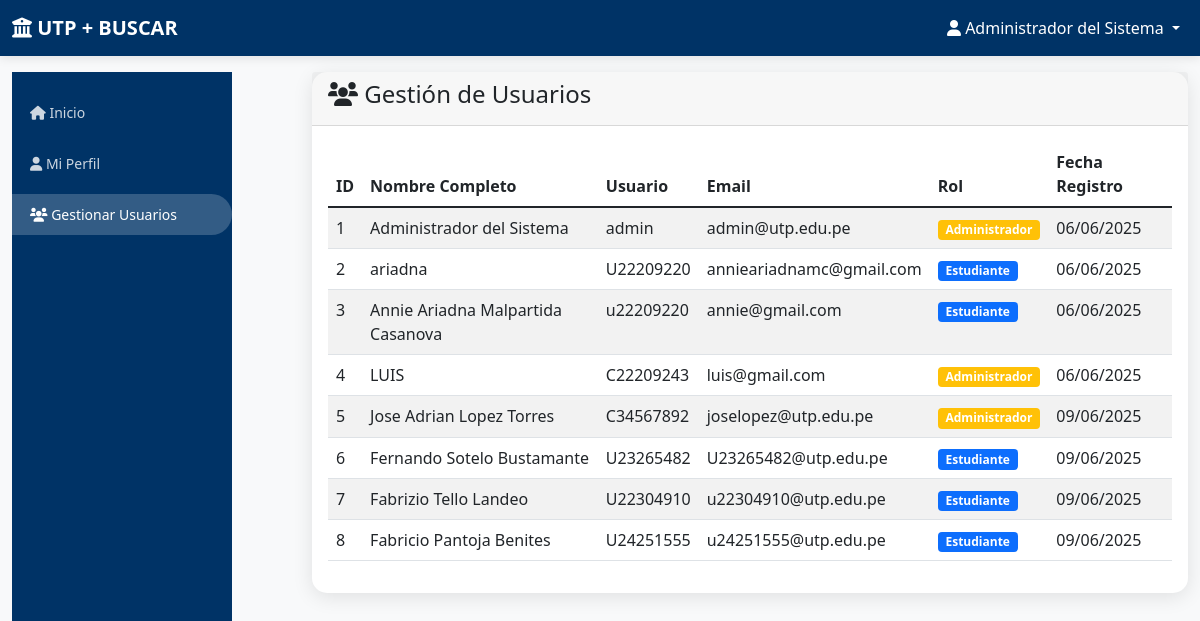
Before: /admin/users (signed in) with the older database file.
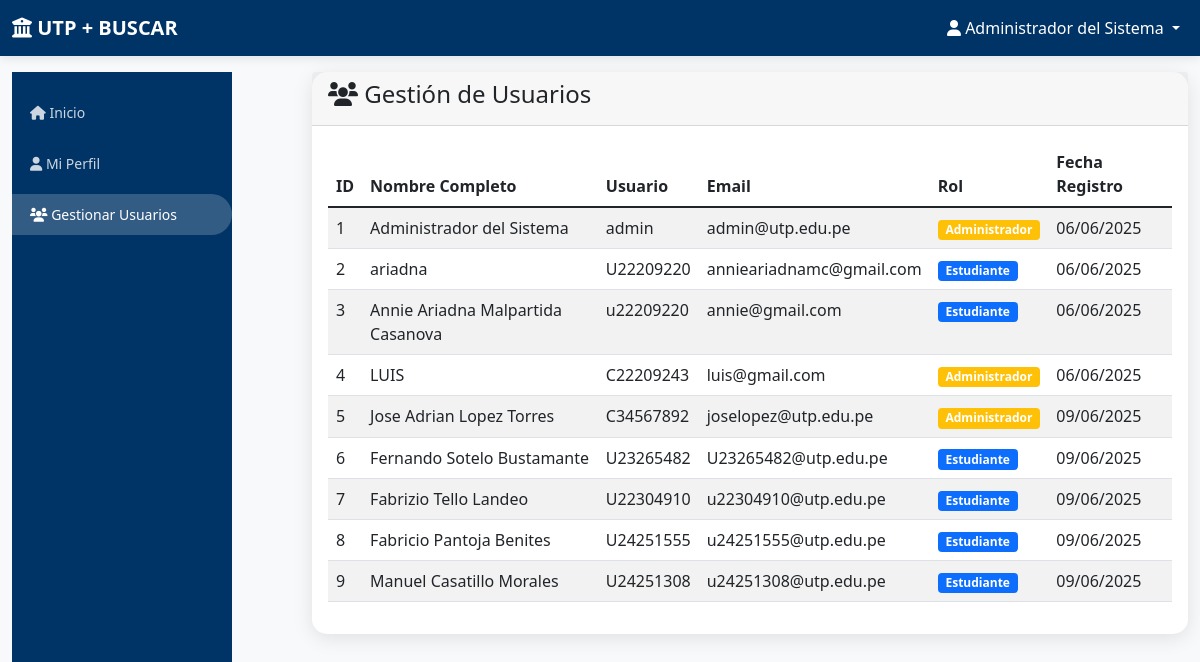
After: the same page with the newer database file.
### app.py (models this page shows)
class User(db.Model):
    id = db.Column(db.Integer, primary_key=True)
    username = db.Column(db.String(80), unique=True, nullable=False)
    email = db.Column(db.String(120), unique=True, nullable=False)
    password_hash = db.Column(db.String(120), nullable=False)
    full_name = db.Column(db.String(100), nullable=False)
    role = db.Column(db.String(20), default='student')  # 'admin' or 'student'
    created_at = db.Column(db.DateTime, default=datetime.utcnow)

### app.py (the view)
@app.route('/admin/users')
def admin_users():
    if 'user_id' not in session or session['role'] != 'admin':
        flash('No tienes permisos para acceder a esta página', 'error')
        return redirect(url_for('dashboard'))
    users = User.query.all()
    return render_template('admin_users.html', users=users)

### templates/admin_users.html (shortened to what this page needs)
{% extends "base.html" %}
{% block content %}
<div class="row">
    <div class="col-md-3">
        <div class="sidebar">
            <div class="nav flex-column">
                <a class="nav-link" href="{{ url_for('dashboard') }}">
                    <i class="fas fa-home"></i> Inicio
                </a>
                <a class="nav-link" href="{{ url_for('profile') }}">
                    <i class="fas fa-user"></i> Mi Perfil
                </a>
                <a class="nav-link active" href="{{ url_for('admin_users') }}">
                    <i class="fas fa-users"></i> Gestionar Usuarios
                </a>
            </div>
        </div>
    </div>
    <div class="col-md-9">
        <div class="card">
            <div class="card-header">
                <h4><i class="fas fa-users"></i> Gestión de Usuarios</h4>
            </div>
            <div class="card-body">
                <div class="table-responsive">
                    <table class="table table-striped">
                        <thead>
                            <tr>
                                <th>ID</th>
                                <th>Nombre Completo</th>
                                <th>Usuario</th>
                                <th>Email</th>
                                <th>Rol</th>
                                <th>Fecha Registro</th>
                            </tr>
                        </thead>
                        <tbody>
                            {% for user in users %}
                            <tr>
                                <td>{{ user.id }}</td>
                                <td>{{ user.full_name }}</td>
                                <td>{{ user.username }}</td>
                                <td>{{ user.email }}</td>
                                <td>
                                    <span class="badge {{ 'bg-warning' if user.role == 'admin' else 'bg-primary' }}">
                                        {{ 'Administrador' if user.role == 'admin' else 'Estudiante' }}
                                    </span>
                                </td>
                                <td>{{ user.created_at.strftime('%d/%m/%Y') }}</td>
                            </tr>
                            {% endfor %}
                        </tbody>
                    </table>
                </div>
            </div>
        </div>
    </div>
</div>
{% endblock %}

### templates/base.html (shortened to what this page needs)
<!DOCTYPE html>
<html lang="es">
<head>
    <link href="https://cdn.jsdelivr.net/npm/bootstrap@5.1.3/dist/css/bootstrap.min.css" rel="stylesheet">
    <link href="https://cdnjs.cloudflare.com/ajax/libs/font-awesome/6.0.0/css/all.min.css" rel="stylesheet">
</head>
<body>
    <nav class="navbar navbar-expand-lg navbar-dark">
        <div class="container-fluid">
            <a class="navbar-brand" href="{{ url_for('dashboard') }}">
                <i class="fas fa-university"></i> UTP + BUSCAR
            </a>
            {% if session.user_id %}
            <div class="navbar-nav ms-auto">
                <div class="nav-item dropdown">
                    <a class="nav-link dropdown-toggle text-white" href="#" id="navbarDropdown" role="button" data-bs-toggle="dropdown">
                        <i class="fas fa-user"></i> {{ session.full_name }}
                    </a>
                </div>
            </div>
            {% endif %}
        </div>
    </nav>
    <div class="container-fluid mt-3">
        {% block content %}{% endblock %}
    </div>
</body>
</html>

Changed rows visible on the page:
added User: id "9", full_name "Manuel Casatillo Morales", username "U24251308", email "u24251308@utp.edu.pe", role "Estudiante", created_at "09/06/2025"
